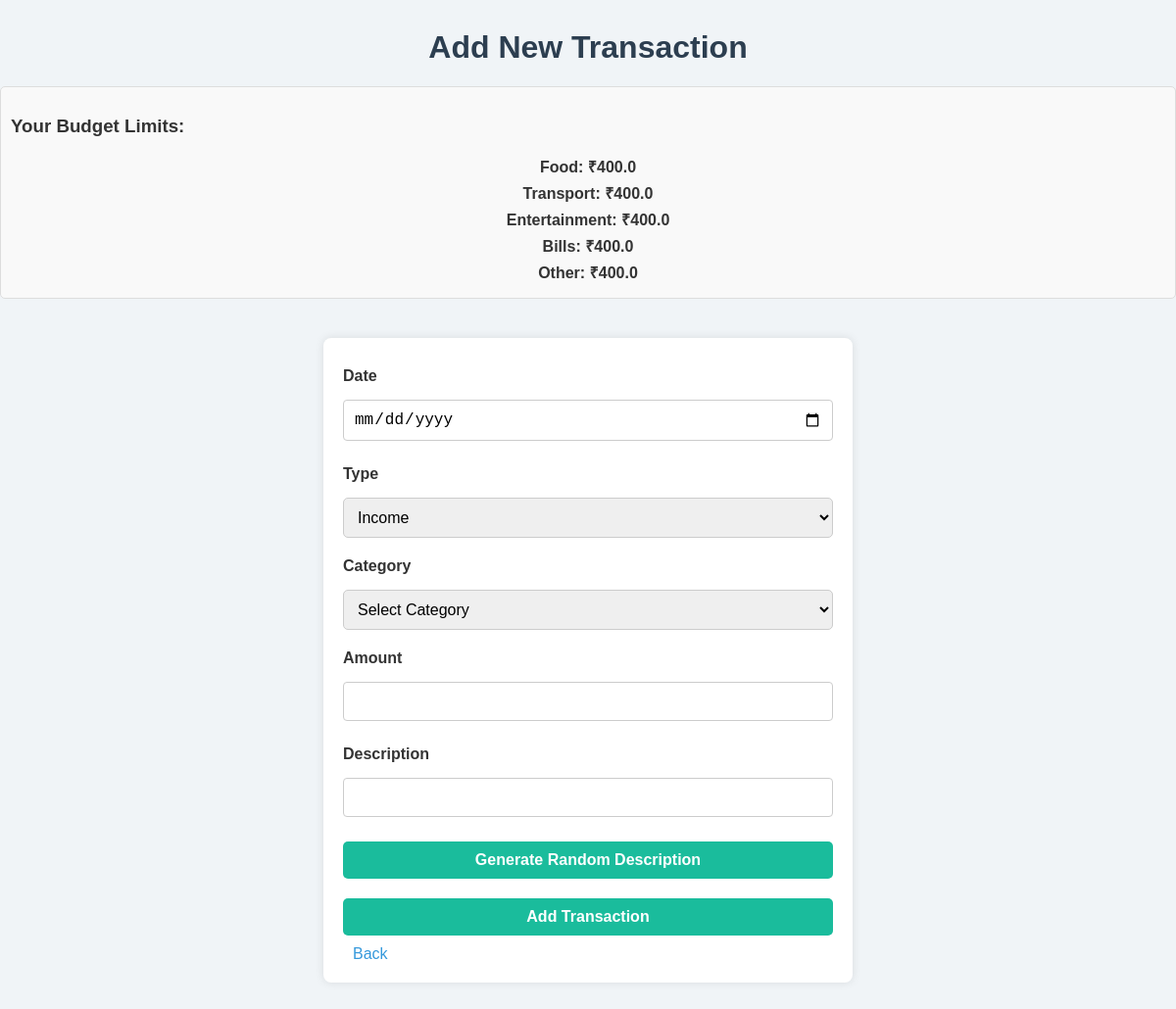
The app's page /add_transaction (signed in) with its own data.
### models.py (models this page shows)
class UserBudget(db.Model):
    __tablename__ = 'user_budgets'  # Ensure this table name matches the database
    id = db.Column(db.Integer, primary_key=True)
    user_id = db.Column(db.Integer, db.ForeignKey('users_new.id'), nullable=False)
    food = db.Column(db.Float, default=0)
    transport = db.Column(db.Float, default=0)
    entertainment = db.Column(db.Float, default=0)
    bills = db.Column(db.Float, default=0)
    other = db.Column(db.Float, default=0)
    user = db.relationship('User', back_populates='budgets')

### app.py (the view, shortened to what this page needs)
@app.route('/add_transaction', methods=['GET', 'POST'])
def add_transaction():
    if 'user_id' not in session:
        return redirect(url_for('login'))
    user_id = session['user_id']
    user_budgets_record = UserBudget.query.filter_by(user_id=user_id).first()
    user_budgets = {}
    if user_budgets_record:
        user_budgets = {
            'food': user_budgets_record.food,
            'transport': user_budgets_record.transport,
            'entertainment': user_budgets_record.entertainment,
            'bills': user_budgets_record.bills,
            'other': user_budgets_record.other,
        }
    return render_template('add.html', user_budgets=user_budgets)

### templates/add.html (shortened to what this page needs)
<!DOCTYPE html>
<html lang="en">
<head>
    <link rel="stylesheet" href="{{ url_for('static', filename='css/style.css') }}">
</head>
<body>
    <h1>Add New Transaction</h1>
    <div class="budget-info">
        <h3>Your Budget Limits:</h3>
        {% if user_budgets %}
            {% for category, budget in user_budgets.items() %}
                <p>{{ category.capitalize() }}: ₹{{ budget }}</p>
            {% endfor %}
        {% else %}
            <p>No budgets set. Please set your budgets first.</p>
        {% endif %}
    </div>
    <form method="POST" action="{{ url_for('add_transaction') }}">
        <label for="date">Date</label>
        <input type="date" name="date" id="date" required><br>
        <label for="type">Type</label>
        <select name="type" id="type">
            <option value="Income">Income</option>
        </select><br>
        <label for="category">Category</label>
        <select name="category" id="category" required>
            <option value="">Select Category</option>
        </select><br>
        <label for="amount">Amount</label>
        <input type="number" name="amount" id="amount" required><br>
        <label for="description">Description</label>
        <input type="text" name="description" id="description" readonly><br>
        <button type="button" id="generate-description">Generate Random Description</button>
        <button type="submit">Add Transaction</button>
        <a href="{{ url_for('index') }}" style="margin-left: 10px; text-decoration: none;">Back</a>
    </form>
</body>
</html>

### static/css/style.css (style rules this page uses)
body { font-family: Arial, sans-serif; background-color: #f4f7fa; margin: 0; padding: 0; }
h1, h2 { text-align: center; color: #333; }
a { color: #3498db; text-decoration: none; }
form { width: 50%; margin: 30px auto; background-color: #fff; padding: 20px; box-shadow: 0 4px 8px rgba(0, 0, 0, 0.1); border-radius: 8px; }
label { display: block; margin-bottom: 8px; font-weight: bold; }
input[type="text"], input[type="password"], input[type="number"], input[type="date"], select { width: 100%; padding: 10px; margin-bottom: 15px; border: 1px solid #ccc; border-radius: 4px; box-sizing: border-box; }
button { width: 100%; padding: 12px; background-color: #3498db; color: white; border: none; border-radius: 4px; cursor: pointer; font-size: 16px; }
h1 { color: #2c3e50; }
form { max-width: 400px; margin: 0 auto; }
p { text-align: center; }

### templates/add.html (style rules this page uses)
body { font-family: 'Arial', sans-serif; background: #f0f4f7; color: #333; margin: 0; padding: 0; }
.budget-info { margin-bottom: 20px; padding: 10px; background-color: #f9f9f9; border: 1px solid #ddd; border-radius: 5px; }
.budget-info p { margin: 5px 0; font-weight: bold; }
h1 { text-align: center; margin-top: 30px; color: #2c3e50; }
form { max-width: 500px; margin: 40px auto; background: #fff; padding: 20px; box-shadow: 0 0 10px rgba(0,0,0,0.1); border-radius: 8px; }
label { display: block; margin: 10px 0 5px; font-weight: bold; }
input, select, button { width: 100%; padding: 10px; margin: 10px 0; border: 1px solid #ccc; border-radius: 5px; font-size: 16px; }
input[type="date"] { font-size: 16px; }
button { background-color: #1abc9c; color: white; border: none; cursor: pointer; font-weight: bold; }

### records on screen
UserBudget: capitalize "Food", food "400.0", capitalize "Transport", transport "400.0", capitalize "Entertainment", entertainment "400.0", capitalize "Bills", bills "400.0", capitalize "Other", other "400.0"
